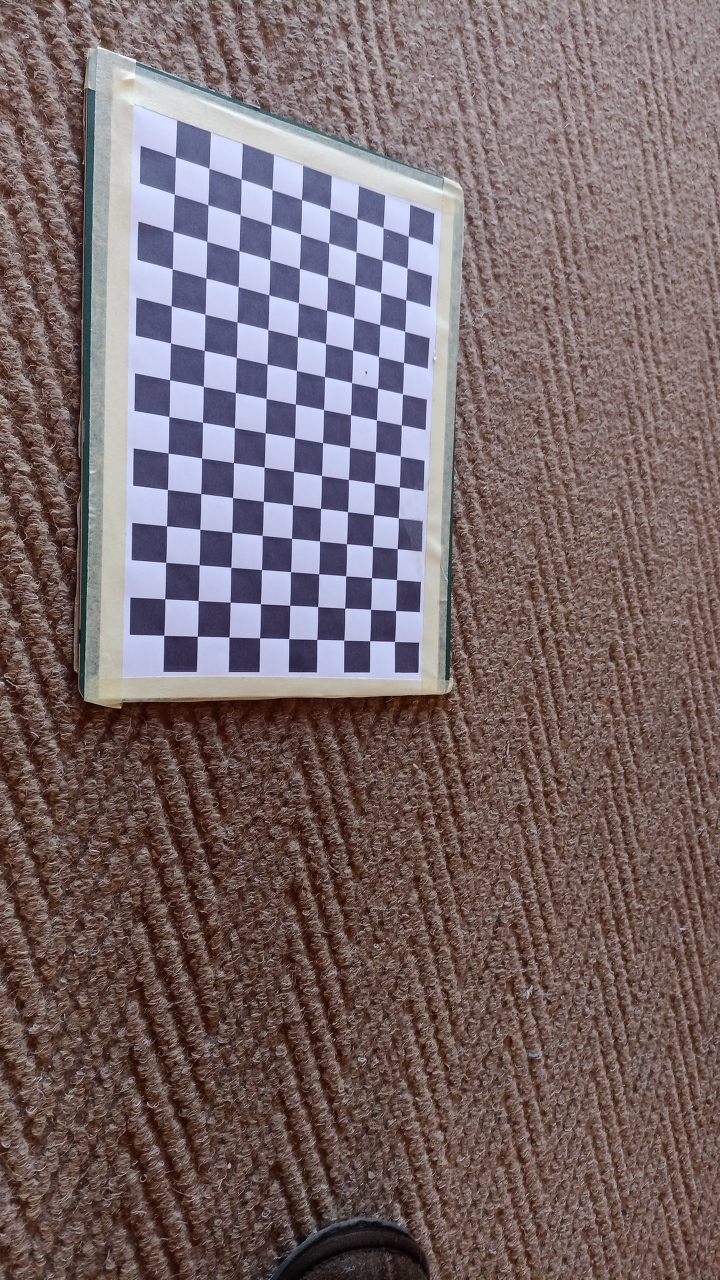
#> input picture calibration_photos_720p/1.jpg, 720 x 1280 px; its folder holds 4 pictures in this run
$ jupyter execute --allow-errors calibration.ipynb
#> lines starting #> are read from the running program, lines starting #| are printed output that depends on the picture
[cell 1]
import numpy as np
import cv2 as cv
import glob
from PIL import Image
import os

print('opencv:' , cv.__version__)
print('numpy :', np.__version__)

#set np printout options
np.set_printoptions(suppress=True,
                    formatter={'float_kind': '{:f},'.format})

[cell 2]
sqaure_size = 18

# termination criteria
criteria = (cv.TERM_CRITERIA_EPS + cv.TERM_CRITERIA_MAX_ITER, 30, 0.001)

# prepare object points, like (0,0,0), (1,0,0), (2,0,0) ....,(6,5,0)
objp = np.zeros((9*14,3), np.float32)
objp[:,:2] = np.mgrid[0:9,0:14].T.reshape(-1,2)
objp = objp * sqaure_size
#set np printout options
np.set_printoptions(suppress=True,
                    formatter={'float_kind': '{:f}'.format})

# Arrays to store object points and image points from all the images.
objpoints = [] # 3d point in real world space
imgpoints = [] # 2d points in image plane.
images = glob.glob('/home/werner/Projects/open_cv/calibration_photos_720p/*.jpg')
# /home/werner/Projects/open_cv/calibration_photos_720p/*.jpg
#

for fname in images:
    # print(fname)
    img = cv.imread(fname)
#> img is the input picture: shape (1280, 720, 3); mean B, G, R 105.5, 103.5, 119.4
    gray = cv.cvtColor(img, cv.COLOR_BGR2GRAY)
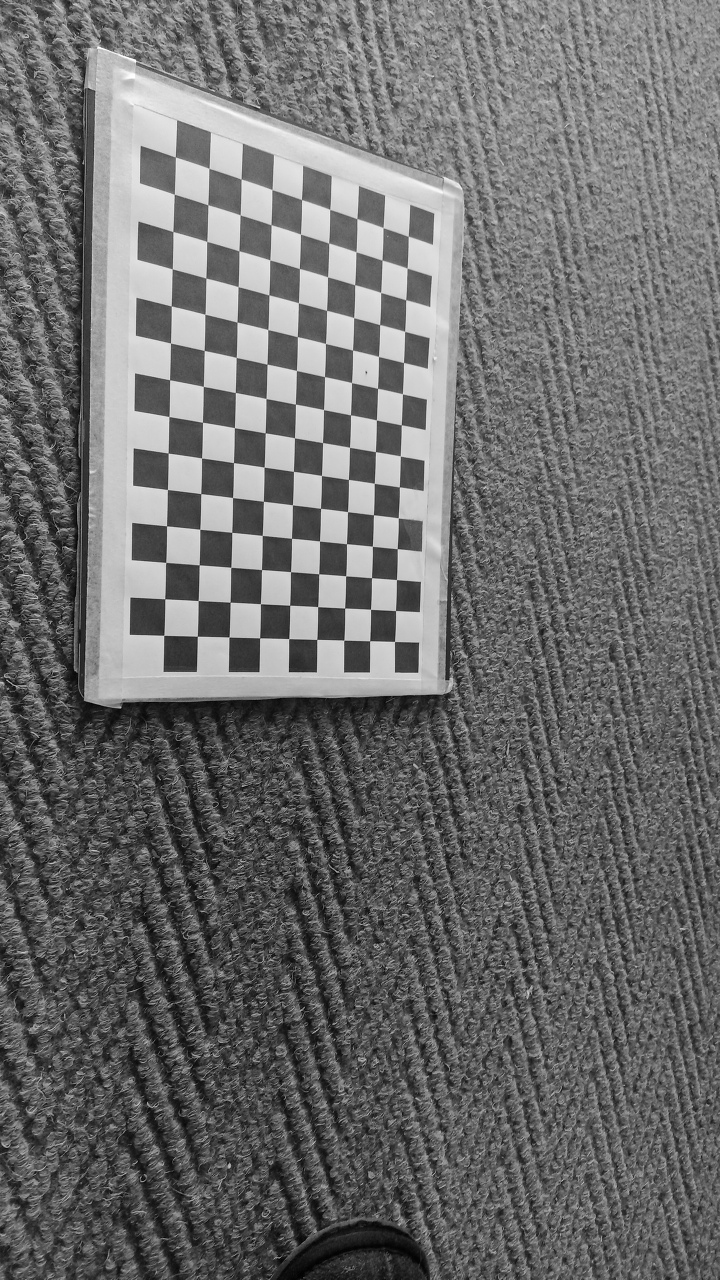
#> gray: shape (1280, 720); min 1, max 255, mean 108.5

    # Find the chess board corners
    ret, corners = cv.findChessboardCorners(gray, (9,14), None)
#> ret = True; corners = 126 rows, first 8: [394.5, 641.4], [369.6, 640.8], [343.8, 640.3], [316.7, 639.5], [288.7, 638.6], [259.6, 637.9], [228.9, 637], [197.4, 636.3]
    # If found, add object points, image points (after refining them)
    if ret == True:
        objpoints.append(objp)
        corners2 = cv.cornerSubPix(gray,corners, (11,11), (-1,-1), criteria)
#> corners2 = 126 rows, first 8: [394.5, 641.5], [369.6, 640.7], [343.7, 640.1], [316.7, 639.4], [288.7, 638.6], [259.6, 637.8], [229, 637], [197.3, 636.3]
        imgpoints.append(corners)
#> pass 2 of the loop `for fname in images:`:
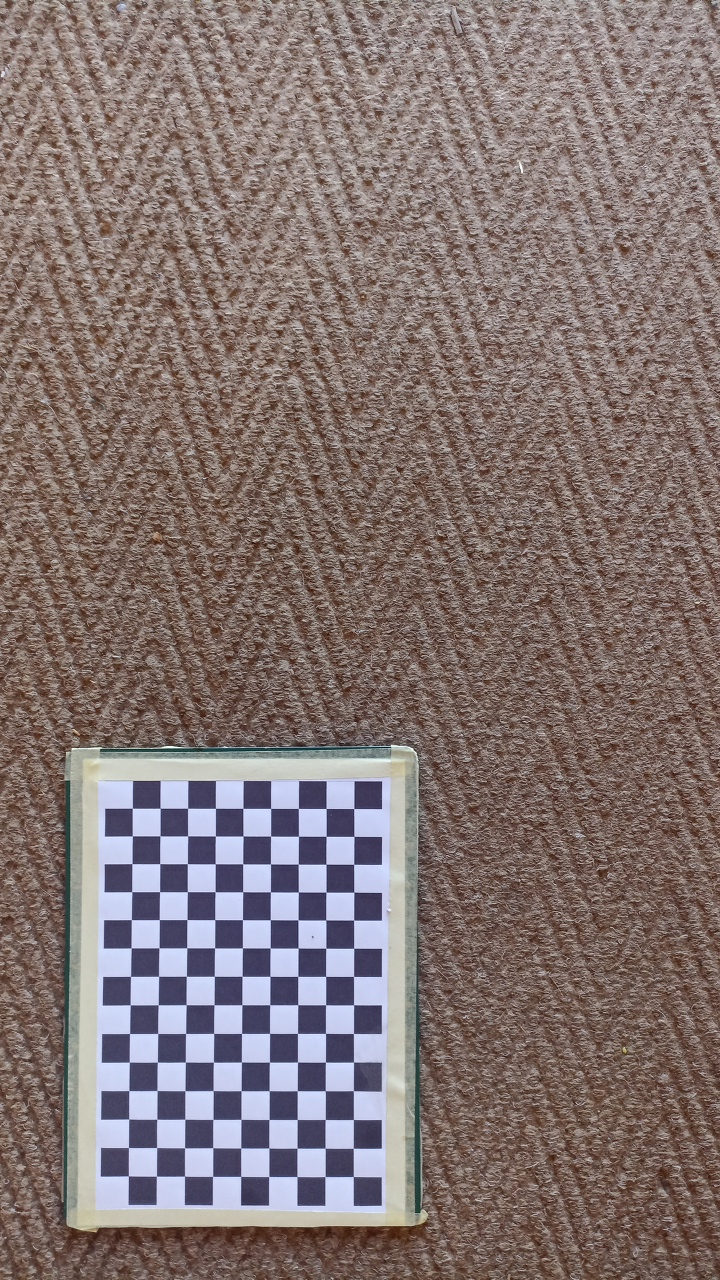
#> input picture calibration_photos_720p/10.jpg, 720 x 1280 px
#> img is the input picture: shape (1280, 720, 3); mean B, G, R 113.7, 115.6, 130.5
#> `gray = cv.cvtColor(img, cv.COLOR_BGR2GRAY)`:
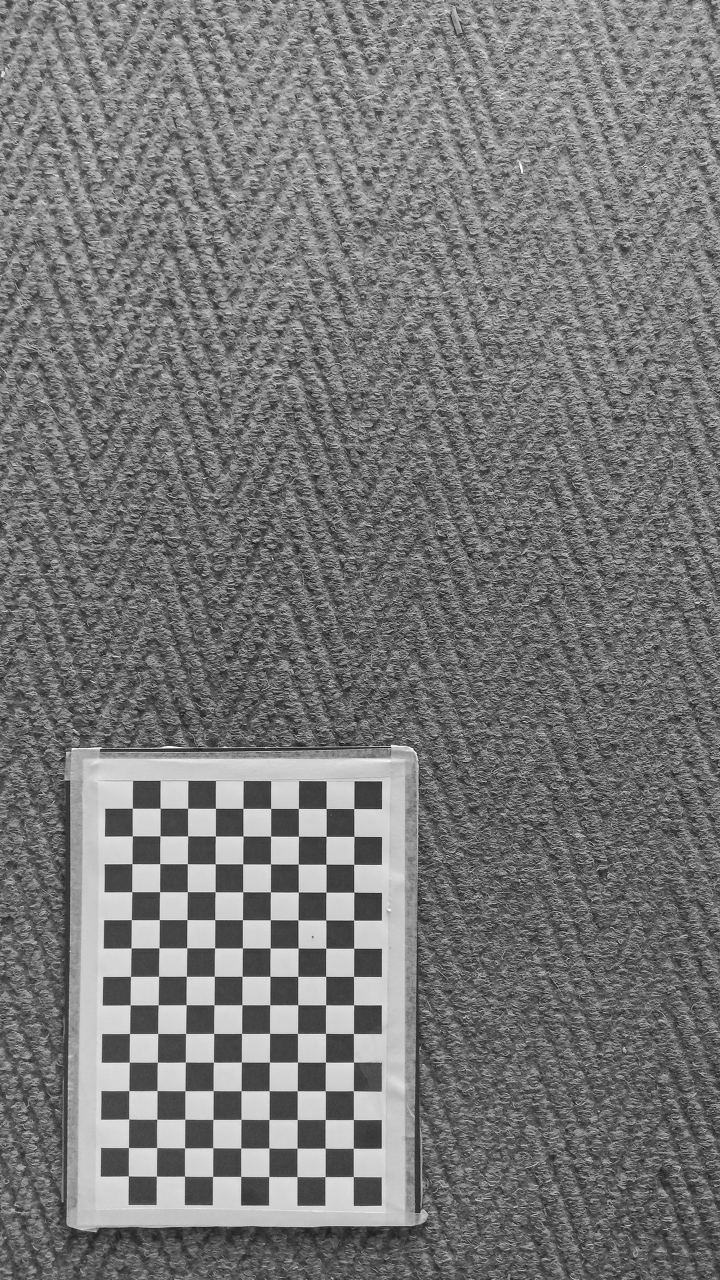
#> gray: shape (1280, 720); min 4, max 255, mean 119.8
#> corners = 126 rows, first 8: [353.3, 1176.5], [325.1, 1176.5], [296.9, 1176.5], [268.8, 1176.5], [240.7, 1176.4], [212.6, 1176.4], [184.5, 1176.2], [156.4, 1176.2]
#> corners2 = 126 rows, first 8: [353.3, 1176.5], [325, 1176.6], [296.9, 1176.5], [268.7, 1176.5], [240.7, 1176.4], [212.6, 1176.4], [184.5, 1176.2], [156.4, 1176.2]
#> pass 3 of the loop `for fname in images:`:
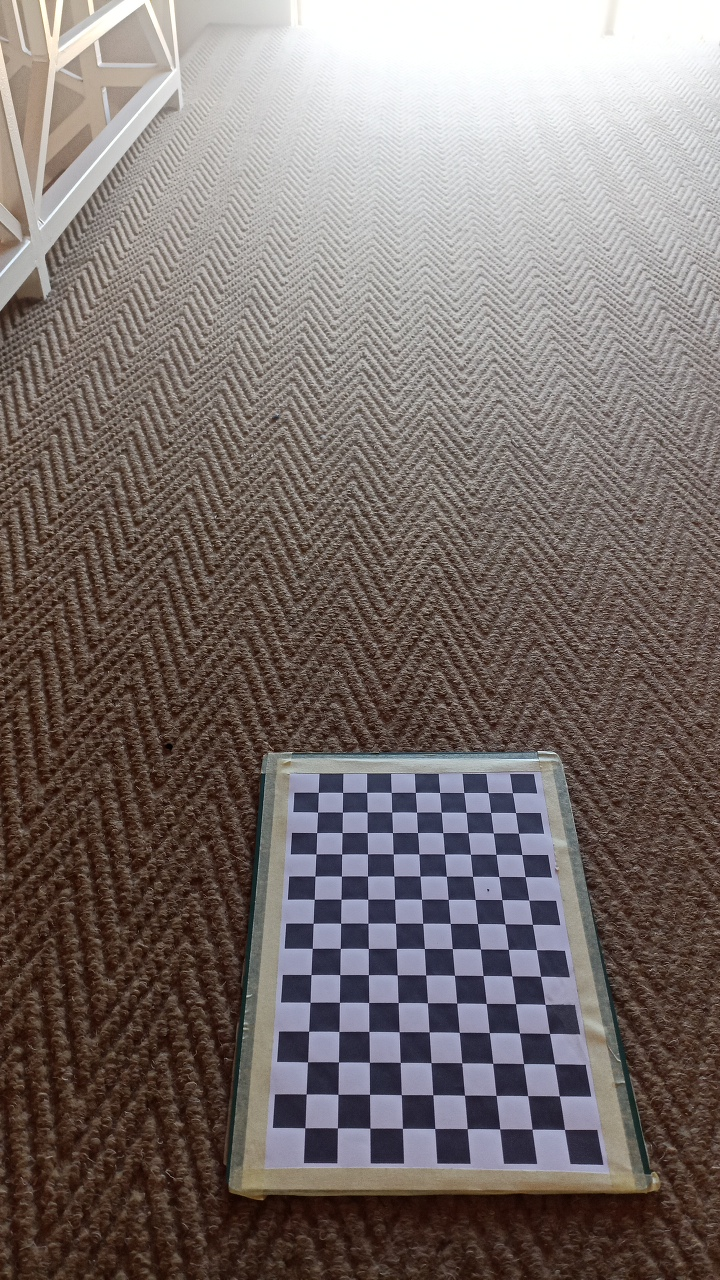
#> input picture calibration_photos_720p/11.jpg, 720 x 1280 px
#> img is the input picture: shape (1280, 720, 3); mean B, G, R 109.3, 112.1, 122.1
#> `gray = cv.cvtColor(img, cv.COLOR_BGR2GRAY)`:
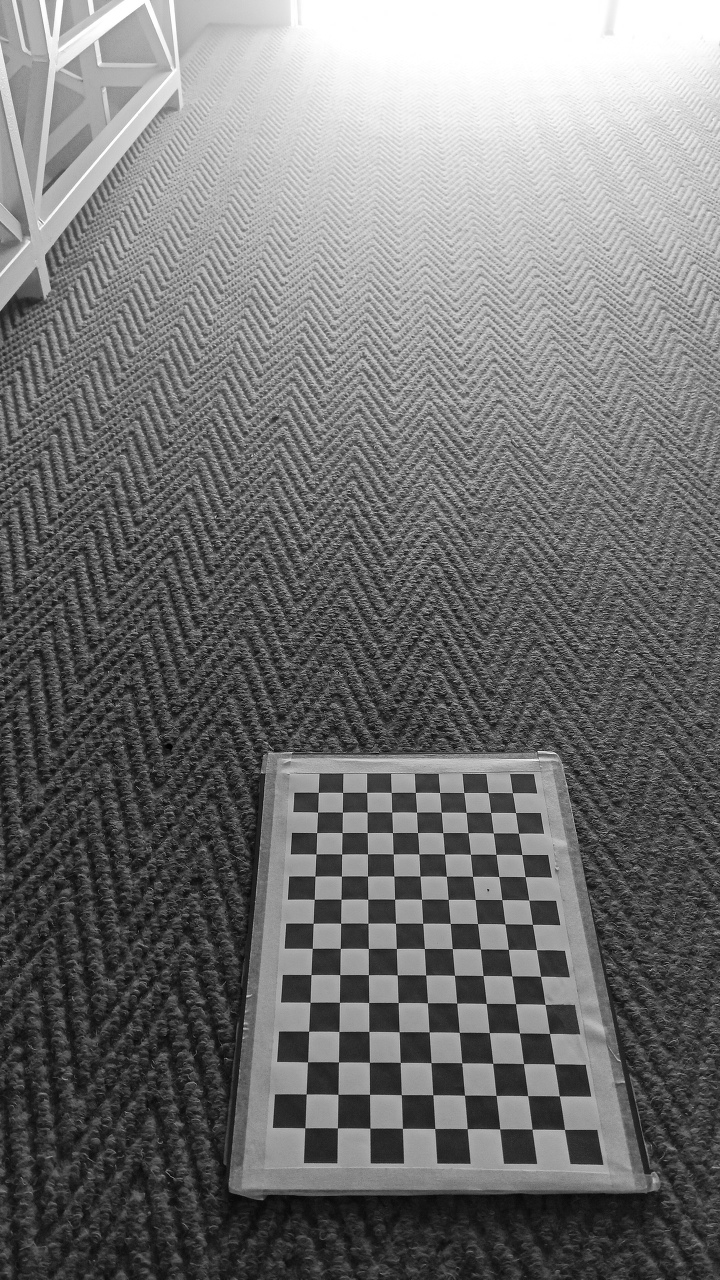
#> gray: shape (1280, 720); min 1, max 255, mean 114.8
#> corners = 126 rows, first 8: [564.4, 1129.5], [532.1, 1129.3], [499.6, 1128.9], [467.3, 1128.7], [434.7, 1128.5], [402.4, 1128.4], [369.8, 1128.2], [337.5, 1127.9]
#> corners2 = 126 rows, first 8: [564.5, 1129.5], [532, 1129.2], [499.7, 1128.9], [467.2, 1128.6], [434.7, 1128.5], [402.4, 1128.4], [369.9, 1128.2], [337.4, 1127.9]
#> the loop made 4 passes; the first 3 are shown
        # Draw and display the corners
        # cv.drawChessboardCorners(img, (9,14), corners2, ret)
        # cv.imshow('img', img)
        # cv.waitKey(250)

cv.destroyAllWindows()

print(len(images))

ret, mtx, dist, rvecs, tvecs = cv.calibrateCamera(objpoints, imgpoints, gray.shape[::-1], None, None)


img = cv.imread(fname)
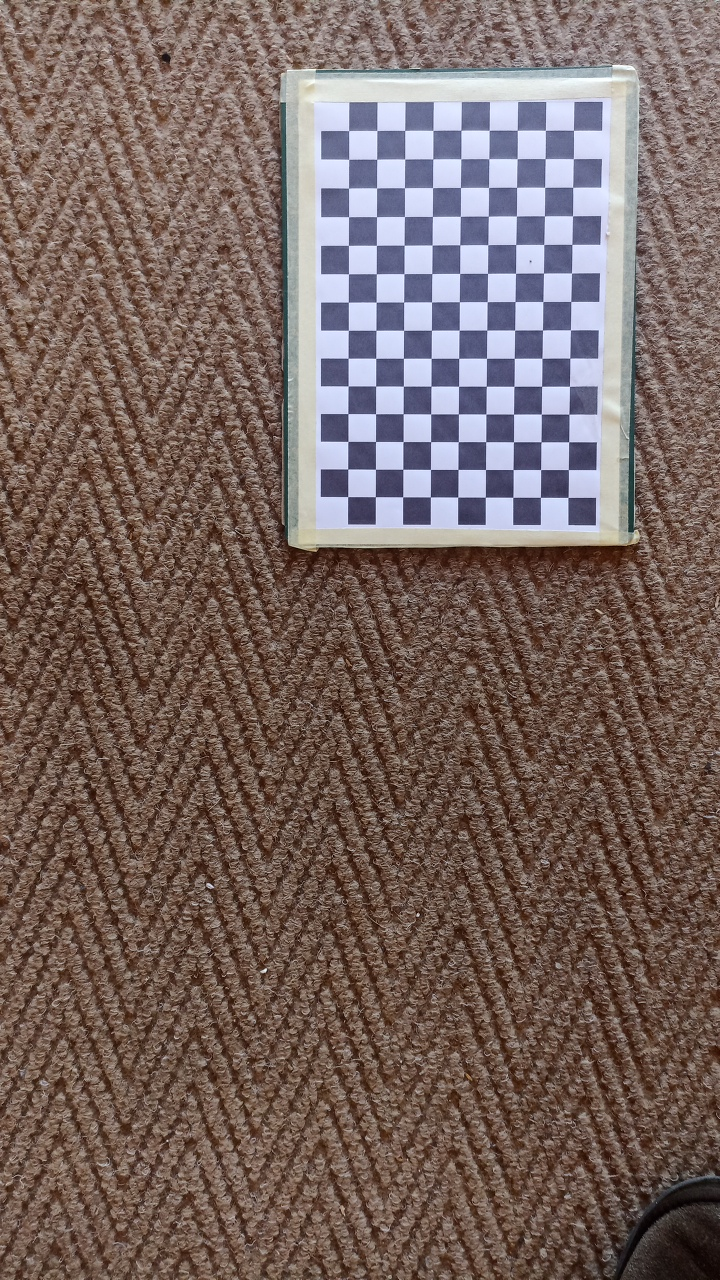
#> input picture calibration_photos_720p/12.jpg, 720 x 1280 px
#> img is the input picture: shape (1280, 720, 3); mean B, G, R 95.9, 100.7, 118.4
h,  w = img.shape[:2]
#> h = 1280; w = 720
newcameramtx, roi = cv.getOptimalNewCameraMatrix(mtx, dist, (w,h), 1, (w,h))

print(mtx)

#Field of view calculation.
fx = mtx[0][0]
fy = mtx[1][1]

fov_x = 2 * np.arctan2(w, 2 * fx)
fov_y = 2 * np.arctan2(h, 2 * fy)

pixel_size = 0.0008

sensor_w = pixel_size*w
#> sensor_w = 0.576
sensor_h = pixel_size*h
#> sensor_h = 1.02


fxmm = fx * sensor_w/w
fymm = fy * sensor_h/h


print('fx(mm)= ', fxmm)
print('fy(mm)= ', fymm)

print('Image with: ', w)
#| Image with:  720
print('Image height: ', h)
#| Image height:  1280

print(f"{fov_x = :.1f} rad")
print(f"{fov_y = :.1f} rad")


#write to output
output_file = open(os.getcwd() +  '/outputs/calibration_output.txt', 'w')
output_file.write(str(mtx) + '\n\n')
output_file.write('fx: ' + str(fxmm) + '(mm)' + '\n')
output_file.write('fy: ' + str(fymm) + '(mm)'+ '\n\n')
output_file.write('w: ' + str(w) + '(pixels)' + '\n')
output_file.write('h: ' + str(h) + '(pixels)'+ '\n\n')
output_file.write('fov_x: ' + str(fov_x) + '(rad)'+ '\n')
output_file.write('fov_y: ' + str(fov_y) + '(rad)'+ '\n')
output_file.close()

#Save matrix for use in opencv to opengl

info = np.array([
   [w,h]
], dtype=np.float64)
#> info = [[720, 1280]]

#> (the rest of this cell did not finish here and is left out)
